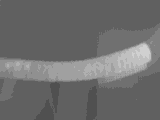
#> input picture selected_pic_for_test_pyg/421802_9_div_16_restore.bmp, 160 x 120 px, given in place of 421802.bmp, which was not available
$ python Sliding_Window_Histogram.py
#> lines starting #> are read from the running program, lines starting #| are printed output that depends on the picture; pictures that were not available may be replaced by others from this repository, and a replacement may not be noted
### scripts/otsu+grabcut/helper.py
import os
import cv2
import math
import numpy as np
import matplotlib.pyplot as plt

from scipy import signal


# [8 lines left out: function get_img_num, not called in this run]


def sliding_window(image, stepSize, windowSize):
    for y in range(0, image.shape[0], stepSize):
        for x in range(0, image.shape[1], stepSize):
            yield (x, y, image[y:y + windowSize[1], x:x + windowSize[0]])


def gaussian(x, a, m, s):
    return a*np.exp(-((x-m)/s)**2)


def func1(x, a, b, c):
    return (a*x+b)*x+c


def func2(x, a, b):
    return a*x+b


def func3(x, a1, a2, a3, m1, m2, m3, s1, s2, s3):
    return a1*np.exp(-((x-m1)/s1)**2)+a2*np.exp(-((x-m2)/s2)**2)+a3*np.exp(-((x-m3)/s3)**2)


def func4(x, a0, a1, a2, a3, m1, m2, m3, s1, s2, s3, b0):
    return a0*x+b0+a1*np.exp(-((x-m1)/s1)**2)+a2*np.exp(-((x-m2)/s2)**2)+a3*np.exp(-((x-m3)/s3)**2)


def func5(x, a0, a1, a2, a3, m0, m1, m2, m3, s0, s1, s2, s3):
    return a0*np.exp(-((x-m0)/s0)**2)+a1*np.exp(-((x-m1)/s1)**2)+a2*np.exp(-((x-m2)/s2)**2)+a3*np.exp(-((x-m3)/s3)**2)


# [7 lines left out: function get_slice, not called in this run]


def get_average(records):
    return sum(records) / len(records)


def get_variance(records):
    average = get_average(records)
    return sum([(x - average) ** 2 for x in records]) / len(records)


def get_standard_deviation(records):
    variance = get_variance(records)
    return math.sqrt(variance)


def get_rms(records):
    # 均方根值 反映的是有效值而不是平均值
    return math.sqrt(sum([x ** 2 for x in records]) / len(records))


# [20 lines left out: functions get_mse, get_rmse, get_mae, not called in this run]


def draw_zero_line():
    xdata = range(0, 160)
    plt.plot(np.array(xdata), [0 for i in xdata], 'b', label='curvefit values')


# [99 lines left out: functions draw_image, prepare_window, get_maxs, get_diff, draw_without_axis_many, get_maximal_minimal and 4 more, not called in this run]


def ylable_without_ticks(ax,ylabelStr):
    ax.set_xticks([]),ax.set_yticks([])
    ax.set_ylabel(ylabelStr,fontsize=12)

### scripts/otsu+grabcut/Sliding_Window_Histogram.py
# 对图像进行水平方向的切片

import cv2
from helper import *


if __name__ == '__main__':
    read_path = '/home/yr/热成像数据_存档_排烟管/外裹纸/2023_02_20_1630_pyg/raw/'
    num_list = [421802, 444743]

    for num in num_list:
        image = cv2.imread(read_path+str(num)+".bmp")
#> image is the input picture: shape (120, 160, 3); min 80, max 208, mean 109.2

        windowSize = (10, 120)
        for (x, y, window) in sliding_window(image, int(windowSize[0]/2), windowSize):
            if window.shape[0] != windowSize[1] or window.shape[1] != windowSize[0]:
                continue
            clone = image.copy()
            cv2.rectangle(
                clone, (x, y), (x + windowSize[0], y + windowSize[1]), (0, 255, 0), 2)
            cv2.imshow("Window", clone)
            cv2.waitKey(100)
#> this loop made 768 passes
#> (x, y) on passes 1 to 3: (0, 0), (5, 0), (10, 0)
#> pass 1, `cv2.imshow("Window", clone)`:
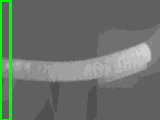
#> window 'Window': shape (120, 160, 3); mean B, G, R 105.8, 114, 105.8
#> pass 2, `cv2.imshow("Window", clone)`:
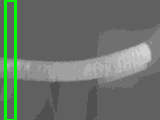
#> window 'Window': shape (120, 160, 3); mean B, G, R 105.1, 114.9, 105.1
#> after the loop:
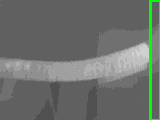
#> clone: shape (120, 160, 3); mean B, G, R 106.3, 113, 106.3
#> pass 2 of the loop `for num in num_list:`:
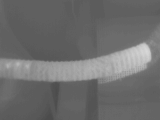
#> input picture selected_pic_for_test_pyg/421802_9_div_2_restore.bmp, 160 x 120 px, given in place of 444743.bmp, which was not available
#> image is the input picture: shape (120, 160, 3); min 76, max 216, mean 109
#> the loop `for (x, y, window) in sliding_window(image, int(windowSize[0]/2), wind..` made 768 passes
#> pass 1, `cv2.imshow("Window", clone)`:
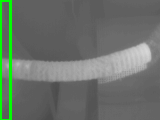
#> window 'Window': shape (120, 160, 3); mean B, G, R 105.6, 113.8, 105.6
#> after the loop `for (x, y, window) in sliding_window(image, int(windowSize[0]/2), wind..`:
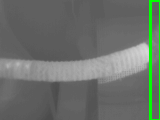
#> clone: shape (120, 160, 3); mean B, G, R 106.1, 112.8, 106.1
